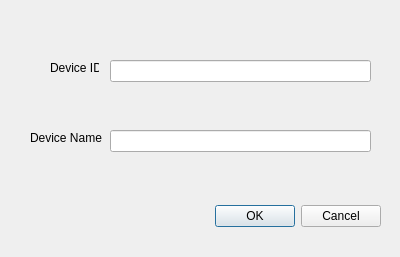
<?xml version="1.0" encoding="UTF-8"?>
<ui version="4.0">
 <class>DeviceAdditionForm</class>
 <widget class="QDialog" name="DeviceAdditionForm">
  <property name="geometry">
   <rect>
    <x>0</x>
    <y>0</y>
    <width>400</width>
    <height>257</height>
   </rect>
  </property>
  <property name="windowTitle">
   <string>Dialog</string>
  </property>
  <widget class="QDialogButtonBox" name="buttonBox">
   <property name="geometry">
    <rect>
     <x>40</x>
     <y>200</y>
     <width>341</width>
     <height>32</height>
    </rect>
   </property>
   <property name="orientation">
    <enum>Qt::Horizontal</enum>
   </property>
   <property name="standardButtons">
    <set>QDialogButtonBox::Cancel|QDialogButtonBox::Ok</set>
   </property>
  </widget>
  <widget class="QLineEdit" name="deviceIdTextbox">
   <property name="geometry">
    <rect>
     <x>110</x>
     <y>60</y>
     <width>261</width>
     <height>22</height>
    </rect>
   </property>
  </widget>
  <widget class="QLineEdit" name="deviceNameTextbox">
   <property name="geometry">
    <rect>
     <x>110</x>
     <y>130</y>
     <width>261</width>
     <height>22</height>
    </rect>
   </property>
  </widget>
  <widget class="QLabel" name="label">
   <property name="geometry">
    <rect>
     <x>50</x>
     <y>60</y>
     <width>49</width>
     <height>16</height>
    </rect>
   </property>
   <property name="text">
    <string>Device ID</string>
   </property>
  </widget>
  <widget class="QLabel" name="label_2">
   <property name="geometry">
    <rect>
     <x>30</x>
     <y>130</y>
     <width>81</width>
     <height>16</height>
    </rect>
   </property>
   <property name="text">
    <string>Device Name</string>
   </property>
  </widget>
 </widget>
 <resources/>
 <connections>
  <connection>
   <sender>buttonBox</sender>
   <signal>accepted()</signal>
   <receiver>DeviceAdditionForm</receiver>
   <slot>accept()</slot>
   <hints>
    <hint type="sourcelabel">
     <x>248</x>
     <y>254</y>
    </hint>
    <hint type="destinationlabel">
     <x>157</x>
     <y>274</y>
    </hint>
   </hints>
  </connection>
  <connection>
   <sender>buttonBox</sender>
   <signal>rejected()</signal>
   <receiver>DeviceAdditionForm</receiver>
   <slot>reject()</slot>
   <hints>
    <hint type="sourcelabel">
     <x>316</x>
     <y>260</y>
    </hint>
    <hint type="destinationlabel">
     <x>286</x>
     <y>274</y>
    </hint>
   </hints>
  </connection>
 </connections>
</ui>
